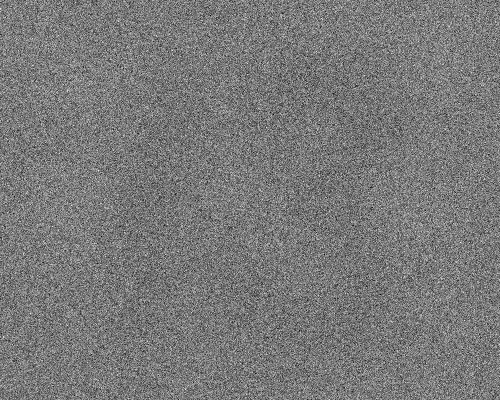
#> input picture quizzes/data/noisy_number.png, 500 x 400 px
$ jupyter execute --allow-errors quizzes.ipynb   (older library calls are emulated)
#> lines starting #> are read from the running program, lines starting #| are printed output that depends on the picture; long printed decimals are rounded
# 02506 Quizzes 2022

[cell 1]
#! pip install --upgrade numpy
import numpy as np
import matplotlib.pyplot as plt

from skimage.io import imread, imshow

import maxflow.fastmin

from skimage.draw import polygon2mask
from skimage.feature import peak_local_max
import cv2
from shapely.geometry import Polygon
import scipy
from skimage import color

import slgbuilder

import torch

## Week 1

### 1. Which number appears when you convolve the image noisy_number.png with an appropriately large Gaussian kernel?

[cell 2]
img = imread('./data/noisy_number.png')
#> img is the input picture: shape (400, 500); min 0, max 255, mean 121.2

sigma = 15;
convolved = scipy.ndimage.gaussian_filter(img, sigma, mode='nearest')


fig, ax = plt.subplots(1,2,figsize=(8,4))
ax[0].imshow(img)
ax[1].imshow(convolved)

So the result is 13.

### 2. What is the boundary length computed from the image fuel_cell_1.tif?

[cell 3]
def boundary_length(img):
    hor = img[1:,:]!=img[:-1,:]
    ver = img[:,1:]!=img[:,:-1]
    return hor.sum() + ver.sum()

img = imread('./data/fuel_cell_1.tif')
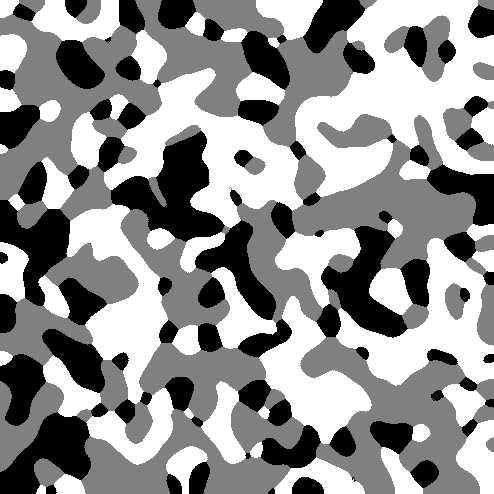
#> input picture quizzes/data/fuel_cell_1.tif, 494 x 494 px
#> img is the input picture: shape (494, 494); min 0, max 255, mean 144.8

print(f"The boundary length is {boundary_length(img)}")
#> in boundary_length, `hor = img[1:,:]!=img[:-1,:]`:
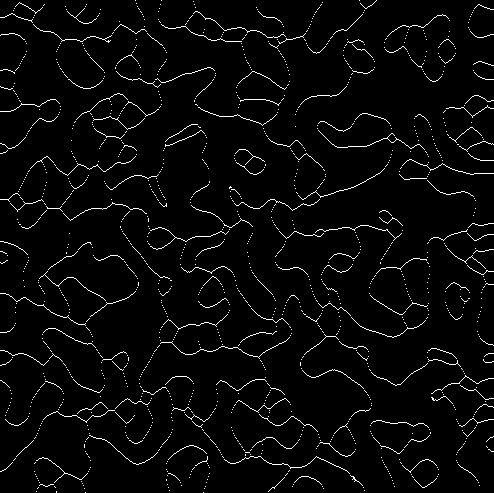
#> hor: shape (493, 494) bool; 3.3% white in thin lines or dots
#> in boundary_length, `ver = img[:,1:]!=img[:,:-1]`: ver: shape (494, 493) bool; 3.4% white in thin lines or dots
#| The boundary length is 16328

### 3. What is the length of the curve computed by smoothing dino_noisy.txt curve using Equation 1.10 and the parameter lambda=0.25?

#> (a cell that did not finish here is left out)

### Reference Solution

[cell 5]
#!/usr/bin/env python3
# -*- coding: utf-8 -*-
"""
Created on Tue Feb  9 23:07:36 2021

@author: vand
"""

import numpy as np
import scipy
import skimage.io
import matplotlib.pyplot as plt

#%% QUESTION 1
I_noisy = skimage.io.imread('./data/noisy_number.png').astype(np.float)
#> I_noisy: shape (400, 500) float64; min 0, max 255, mean 121.2
sigma = 15;
I_smoothed = scipy.ndimage.gaussian_filter(I_noisy, sigma, mode='nearest')

fig, ax = plt.subplots(1,2)
ax[0].imshow(I_noisy)
ax[0].set_title('Noisy image')
ax[1].imshow(I_smoothed)
ax[1].set_title(f'Smoothed with sigma={sigma}')

#%% QUESTION 2
def boundary_length(S):
    L = np.sum(S[1:,:]!=S[:-1,:])+np.sum(S[:,1:]!=S[:,:-1])
    return L


I = skimage.io.imread('./data/fuel_cell_1.tif')
L = boundary_length(I)
#> in boundary_length, `L = np.sum(S[1:,:]!=S[:-1,:])+np.sum(S[:,1:]!=S[:,:-1])`: L = 16328
#> L = 16328
print(f"The boundary length is {L}")
#| The boundary length is 16328

#%% QUESTION 3
#> (the rest of this cell did not finish here and is left out)

## Week 2 - Scale Space

### 1. What is the mean radius (in pixels) of the blobs from the image test_blob_varying.png?

[cell 6]
def getGaussDerivative(t):
    kSize = 5
    s = np.sqrt(t)
    x = np.arange(int(-np.ceil(s*kSize)), int(np.ceil(s*kSize))+1)
    x = np.reshape(x,(-1,1))
    g = np.exp(-x**2/(2*t))
    g = g/np.sum(g)
    dg = -x/t*g
    ddg = -g/t - x/t*dg
    dddg = -2*dg/t - x/t*ddg
    return g, dg, ddg, dddg


img = imread('./data/test_blob_varying.png').astype(np.float32)
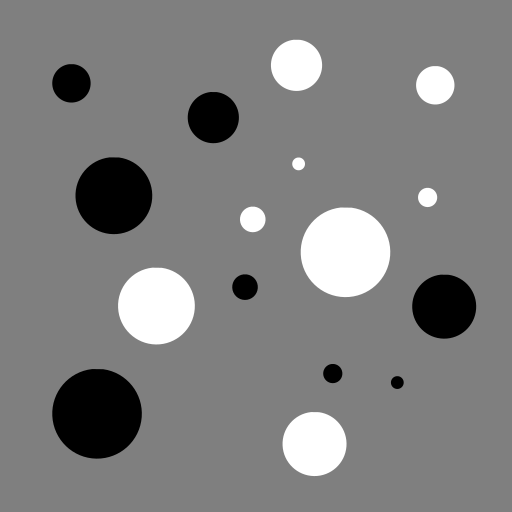
#> input picture quizzes/data/test_blob_varying.png, 512 x 512 px
#> img: shape (512, 512) float32; min 0, max 255, mean 127.1

t = 4
g, dg, ddg, dddg = getGaussDerivative(t)

r,c = img.shape
#> r = 512; c = 512
n = 300
L_blob_vol = np.zeros((r,c,n)).astype(np.float32)
tStep = np.zeros(n)

Lg = img
for i in range(0,n):
    tStep[i] = t*i
    L_blob_vol[:,:,i] = tStep[i]*(cv2.filter2D(cv2.filter2D(Lg, -1, g), -1, ddg.T) +
        cv2.filter2D(cv2.filter2D(Lg, -1, ddg), -1, g.T))
    Lg = cv2.filter2D(cv2.filter2D(Lg, -1, g), -1, g.T)
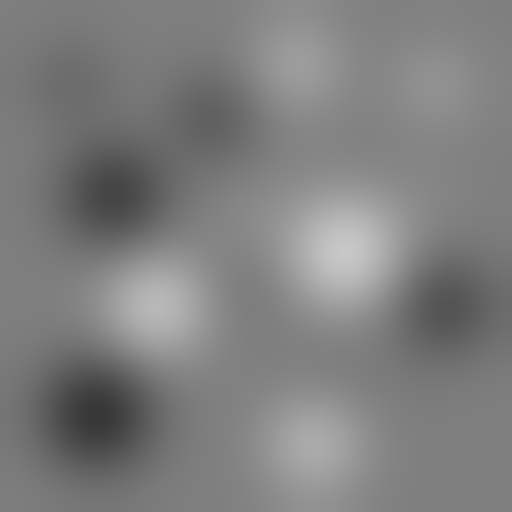
#> Lg: shape (512, 512) float32; min 55.41, max 199.3, mean 127.1
#> after the loop, tStep = 300 values from 0 to 1196


#%% find maxima in scale-space
thres = 40.0
coord_pos = peak_local_max(L_blob_vol, threshold_abs = thres)
#> coord_pos = [[412, 97, 268], [196, 114, 191], [306, 443, 135], [117, 213, 82], [83, 71, 46], [287, 245, 20], [373, 332, 12], [382, 397, 5]]
coord_neg = peak_local_max(-L_blob_vol, threshold_abs = thres)
#> coord_neg = [[306, 155, 216], [306, 155, 218], [306, 155, 214], [253, 347, 267], [253, 347, 265], [253, 347, 263], [443, 314, 131], [65, 296, 82], [85, 435, 46], [219, 252, 20], [197, 427, 12], [163, 298, 5]]
coord = np.r_[coord_pos,coord_neg]
#> coord = 20 rows, first 8: [412, 97, 268], [196, 114, 191], [306, 443, 135], [117, 213, 82], [83, 71, 46], [287, 245, 20], [373, 332, 12], [382, 397, 5]

#%%
scale = tStep[coord[:,2]]
#> scale = 20 values, max 1072 at index 0, min 20 at index 7, mean 499.6
mean_radius = np.mean(np.sqrt(2*scale))
#> mean_radius = 28.03
print(f'Mean radius {mean_radius:0.2f} pixels')
#| Mean radius 28.03 pixels

theta = np.arange(0, 2*np.pi, step=np.pi/100)
theta = np.append(theta, 0)
circ = np.array((np.cos(theta),np.sin(theta)))
n = coord.shape[0]
#> n = 20
m = circ.shape[1]
circ_y = np.sqrt(2*scale)*np.reshape(circ[0,:],(1,-1)).T*np.ones((1,n)) + np.ones((m,1))*np.reshape(coord[:,0],(-1,1)).T
circ_x = np.sqrt(2*scale)*np.reshape(circ[1,:],(1,-1)).T*np.ones((1,n)) + np.ones((m,1))*np.reshape(coord[:,1],(-1,1)).T


fig, ax = plt.subplots(1,1,figsize=(8,8),sharex=True,sharey=True)
ax.imshow(img, cmap='gray')
ax.plot(coord[:,1], coord[:,0], '.r')
ax.set_title(f'Mean radius {mean_radius:0.2f} pixels')
plt.plot(circ_x, circ_y, 'r')

### 2. What is the number of fibers detected by the blob detector in the image CT_lab_high_res.png?

[cell 7]
def getGaussDerivative(t):
    kSize = 5
    s = np.sqrt(t)
    x = np.arange(int(-np.ceil(s*kSize)), int(np.ceil(s*kSize))+1)
    x = np.reshape(x,(-1,1))
    g = np.exp(-x**2/(2*t))
    g = g/np.sum(g)
    dg = -x/t*g
    ddg = -g/t - x/t*dg
    dddg = -2*dg/t - x/t*ddg
    return g, dg, ddg, dddg

img = imread('./data/CT_lab_high_res.png').astype(np.float32)
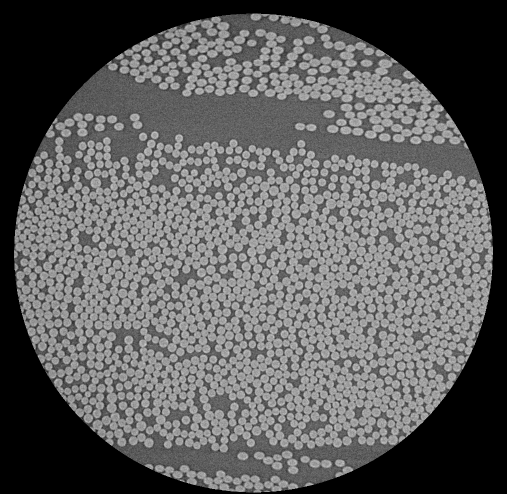
#> input picture quizzes/data/CT_lab_high_res.png, 1013 x 988 px (shown at 1/2 size)
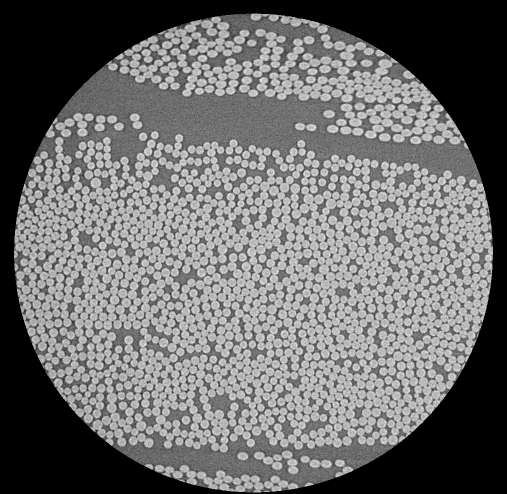
#> img: shape (988, 1013) float32 (shown at 1/2 size); min 0, max 56436, mean 24016.1; drawn with min black and max white

# diameter interval and steps
d = np.arange(10, 24.5, step = 0.4)
tStep = np.sqrt(0.5)*((d/2)**2) # convert to scale

#%% Compute scale space

r,c = img.shape
#> r = 988; c = 1013
n = d.shape[0]
L_blob_vol = np.zeros((r,c,n))

for i in range(0,n):
    g, dg, ddg, dddg = getGaussDerivative(tStep[i])
    L_blob_vol[:,:,i] = tStep[i]*(cv2.filter2D(cv2.filter2D(img,-1,g),-1,ddg.T) +
                                  cv2.filter2D(cv2.filter2D(img,-1,ddg),-1,g.T))


#%% Find maxima in scale space

thres = 30
coord = peak_local_max(-L_blob_vol, threshold_abs = thres)
#> coord = 1603 rows, first 8: [33, 511, 12], [106, 760, 6], [267, 99, 9], [148, 815, 11], [216, 881, 4], [35, 547, 9], [216, 880, 7], [972, 588, 4]

print("There are {np.size(coord[:,0])} fibres")

fig, ax = plt.subplots(1,2,figsize=(8,4),sharex=True,sharey=True)
ax[0].imshow(img)
ax[1].scatter(np.flip(coord[:,1]),np.flip(coord[:,0]))

### 3. What is the mean radius (in pixels) of the blobs from the image CT_lab_high_res.png?

[cell 8]
img = imread('./data/CT_lab_high_res.png')
#> img is the input picture: shape (988, 1013) uint16; min 0, max 56436, mean 24016.1

## Week 3 - Feature Based Registration
### 1. Feature Size
You have an image of the size $256 \times 408$ pixels and you want to compute dense
features consisting of pixel intensities collected from $9 \times 9$ patches centered
around each pixel, where such patch is valid. You want to store the extracted
features in a 3D array. What is the total number of elements (a product height times
width times depth) of the array you would choose to store the features?

[cell 9]
s1 = 9
s2 = 9
h = 256
w = 408
res = (h-(s1-1))*(w-(s2-1))*s1*s2
print(f"The result is {res}")

### 2. Cluster Probability
You are approaching a 3-label segmentation as explained in the exercise 3.2. You
choose to cluster the features extracted from the training image in 1000 clusters.
It turns out, that cluster number 5 contains 120 image features. In the training
image, the features from cluster 5 are represented with 90, 20, and 10 features in
labels 1, 2, and, 3, respectively. What is $p_5(1) + p_5(2)$?

[cell 10]
n = 120
p1 = 90/n
p2 = 20/n
p3 = 10/n
print(f"p1+p2={p1+p2}")

### 3. Dominant Semgentation
You are segmenting an image into labels 1, 2, and 3. You represent the probability
image using an $r \times 3$ array. The first three rows, five columns and two
layers of the probability image are shown below. Which label is dominant in the
segmentation of this $3 \times 5$ window?

[cell 11]
l1 = np.array([0.11, 0.16, 0.21, 0.26, 0.31, 0.09, 0.14, 0.19, 0.24, 0.29, 0.07, 0.12, 0.17, 0.22, 0.27])
l2 = np.array([0.67, 0.55, 0.43, 0.31, 0.19, 0.59, 0.47, 0.35, 0.23, 0.11, 0.51, 0.39, 0.27, 0.15, 0.03])
l3 = 1.0-(l1+l2)
img = np.array([l1,l2,l3])
labels = np.argmax(img,0)+1 # plus one due to one index of labels
print(labels)
for i in np.unique(labels):
    print(f"p(x={i})={sum(labels == i)/np.size(labels)}")

## Week 4 - Feature-based Registration

### 1. What is the length of the translation vector (in pixels) between original (not rotated) points? That is, what is the distance between $\mu_q$ and $\mu_p$?

[cell 12]
img2 = imread('./data/quiz_image_2.png')
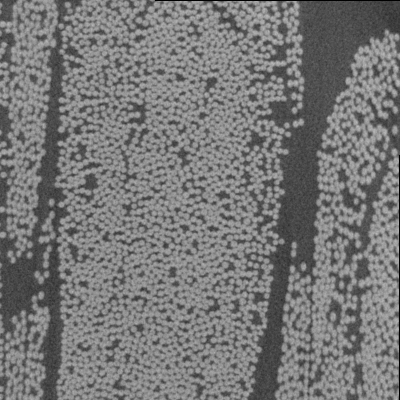
#> input picture quizzes/data/quiz_image_2.png, 400 x 400 px
#> img2 is the input picture: shape (400, 400); min 0, max 188, mean 119.3
img1 = imread('./data/quiz_image_1.png')
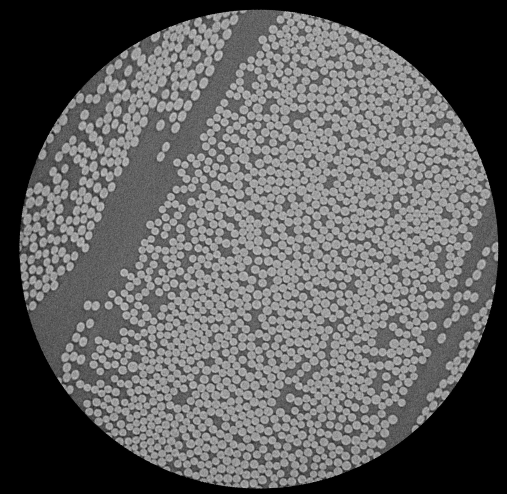
#> input picture quizzes/data/quiz_image_1.png, 1013 x 988 px (shown at 1/2 size)
#> img1 is the input picture: shape (988, 1013); min 0, max 220, mean 93.5

# Initiate SIFT detector
sift = cv2.SIFT_create()
# find the keypoints and descriptors with SIFT
kp1, des1 = sift.detectAndCompute(img1,None)
#> kp1 = 19558 keypoints; strongest (x, y, size): (738, 266, 2.6), (485, 23, 5), (278, 822, 3.2), (85, 309, 11.3)
kp2, des2 = sift.detectAndCompute(img2,None)
#> kp2 = 6333 keypoints; strongest (x, y, size): (303, 267, 4.2), (292, 269, 3.9), (165, 245, 3.8), (175, 143, 4.1)
# BFMatcher with default params
bf = cv2.BFMatcher()
matches = bf.knnMatch(des1,des2,k=2)
#> matches = 19558 matches
# Apply ratio test
good = []
for m,n in matches:
    if m.distance/(n.distance+1e-10) < 0.60:
        good.append([m])
#> after the loop, good = 653 matches
# cv.drawMatchesKnn expects list of lists as matches.
img3 = cv2.drawMatchesKnn(img1,kp1,img2,kp2,good,None,flags=cv2.DrawMatchesFlags_NOT_DRAW_SINGLE_POINTS)
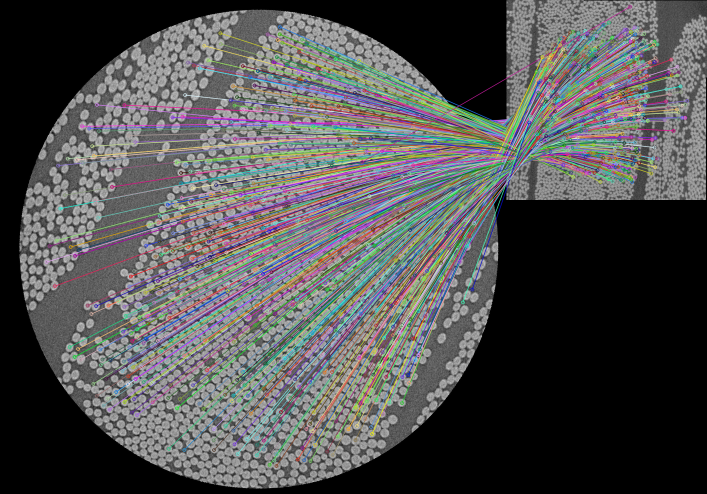
#> img3: shape (988, 1413, 3) (shown at 1/2 size); mean of channels 0, 1, 2 80.7, 80.6, 81.1; drawn as R, G, B
plt.imshow(img3),plt.show()

[cell 13]
def get_transformation(p,q):
    m_p = np.mean(p,axis=1,keepdims=True)
    m_q = np.mean(q,axis=1,keepdims=True)
    s = np.linalg.norm(q-m_q)/np.linalg.norm(p-m_p)

    C = (q-m_q)@(p-m_p).T
    U,S,V = np.linalg.svd(C)

    R_ = U@V
    R = R_@np.array([[1,0],[0,np.linalg.det(R_)]])

    t = m_q - s*R@m_p
    return R,t,s


def get_robust_transformation(p,q,thres = 3):

    R,t,s = get_transformation(p,q)

    q_1 = s*R@p + t
    d = np.linalg.norm(q - q_1, axis=0)
    idx = np.where(d<thres)[0]

    R,t,s = get_transformation(p[:,idx],q[:,idx])

    return R,t,s,idx


Px = []
Py = []
Qx = []
Qy = []
for m,n in matches:
    if m.distance/(n.distance+1e-10) < 0.6:
        Px.append(kp1[m.queryIdx].pt[0])
        Py.append(kp1[m.queryIdx].pt[1])
        Qx.append(kp2[m.trainIdx].pt[0])
        Qy.append(kp2[m.trainIdx].pt[1])
#> after the loop, Px = 653 values from 92.76 to 947.9; Py = 653 values, max 931.5 at index 336, min 53.4 at index 341, mean 519; Qx = 653 values, max 360.9 at index 5, min 31.33 at index 32, mean 189.9; Qy = 653 values, max 363.4 at index 504, min 13.05 at index 511, mean 202.2

P = np.vstack((np.array(Px),np.array(Py)))
Q = np.vstack((np.array(Qx),np.array(Qy)))

R,t,s,idx = get_robust_transformation(P,Q)
#> in get_transformation, `m_p = np.mean(p,axis=1,keepdims=True)`: m_p = [540.4, 519]
#> in get_transformation, `m_q = np.mean(q,axis=1,keepdims=True)`: m_q = [189.9, 202.2]
#> in get_transformation, `s = np.linalg.norm(q-m_q)/np.linalg.norm(p-m_p)`: s = 0.369
#> in get_transformation, `C = (q-m_q)@(p-m_p).T`: C = [[-8594528.8, -3771469.1], [4787779.6, -11677374.7]]
#> in get_transformation, `U,S,V = np.linalg.svd(C)`: U = [[0.0405, 0.999], [0.999, -0.0405]]; S = [12625419.2, 9379371.4]; V = [[0.351, -0.936], [-0.936, -0.351]]
#> in get_transformation, `R_ = U@V`: R_ = [[-0.921, -0.389], [0.389, -0.921]]
#> in get_transformation, `t = m_q - s*R@m_p`: t = [448.3, 301.1]
#> in get_robust_transformation, `R,t,s = get_transformation(p,q)`: R = [[-0.921, -0.389], [0.389, -0.921]]; t = [448.3, 301.1]; s = 0.369
#> in get_robust_transformation, `d = np.linalg.norm(q - q_1, axis=0)`: d = 653 values, max 323.3 at index 32, min 0.0423 at index 246, mean 1.91
#> in get_robust_transformation, `idx = np.where(d<thres)[0]`: idx = 600 values from 24 to 652
#> in get_robust_transformation, `R,t,s = get_transformation(p[:,idx],q[:,idx])`: R = [[-0.921, -0.391], [0.391, -0.921]]; t = [448.2, 300.8]; s = 0.368
#> R = [[-0.921, -0.391], [0.391, -0.921]]; t = [448.2, 300.8]; s = 0.368; idx = 600 values from 24 to 652
print(f"The nrom of the translation vector is {np.linalg.norm(t)}")
#| The nrom of the translation vector is 539.819

### 2. What is the magnification scale (i.e. the larger of the numbers s and 1/s)?

[cell 14]
print(f"s={s} and 1/s={1/s}")
#| s=0.3684 and 1/s=2.715

### 3. What is the absolute angle of the rotation in degrees?

[cell 15]
print(f"R={R}")
#| R=[[-0.9206 -0.3906]
#|  [ 0.3906 -0.9206]]
print(f"theta = {np.arctan2(R[1,0],R[1,1])}")
#| theta = 2.740

## Week 5 - Markov Random Fields

### 1. What is the prior energy of the maximum likelihood solution?

[cell 16]
def segmentation_energy(S, I, mu, beta):
    if (np.size(mu) == 3):
        # likelihood energy
        likelihood = int(((mu[S]-I)**2).sum())
        # prior energy
        prior = beta * ((S[1:,:]!=S[:-1,:]).sum() + (S[:,1:]!=S[:,:-1]).sum())
    else :
        # likelihood energy
        likelihood = ((mu[S]-I)**2).sum()
        # prior energy
        V2x = S[1:,:]!=S[:-1,:]
        V2y = S[:,1:]!=S[:,:-1]
        prior = beta * (V2x.sum() + V2y.sum())
    print(f'Likelihood: {int(likelihood)}\nprior: {prior}\nposterior: {int(likelihood+prior)}')
    return(likelihood,prior)

img = np.array([[1, 2, 6, 4, 10, 8],[4, 1, 3, 5, 9, 6],[5, 2, 3, 5, 4, 7]])

# Centers
mu = np.array([2, 5, 10])

# Smoothness
beta = 10

U = np.stack([img-mu[0], img-mu[1], img-mu[2]], axis=2)**2

#%% C computing MAP using graph cuts
S = np.argmin(U, axis=2)

#> (the rest of this cell did not finish here and is left out)

### 2. What is the likelihood energy of the configuration where the leftmost two columns are labeled as belonging to the segment 1, middle two columns are labeled as belonging to the segment 2, and rightmost two colums are labeled as belonging to the segment 3?

[cell 17]
img = np.array([[1, 2, 6, 4, 10, 8],[4, 1, 3, 5, 9, 6],[5, 2, 3, 5, 4, 7]])

# Centers
mu = np.array([2, 5, 10])

# Smoothness
beta = 10

seg = np.array([[0, 0, 1, 1, 2, 2],[0, 0, 1, 1, 2, 2],[0, 0, 1, 1, 2, 2]]).astype(np.int)

imshow(seg)
segmentation_energy(seg, img, mu, beta)

### 3. What is the posterior energy of the maximum a posteriory solution? (Write the smallest energy, which you could find.)

[cell 18]
def segmentation_energy(S, I, mu, beta):
    if (np.size(mu) == 3):
        # likelihood energy
        likelihood = int(((mu[S]-I)**2).sum())
        # prior energy
        prior = beta * ((S[1:,:]!=S[:-1,:]).sum() + (S[:,1:]!=S[:,:-1]).sum())
    else :
        # likelihood energy
        likelihood = ((mu[S]-I)**2).sum()
        # prior energy
        V2x = S[1:,:]!=S[:-1,:]
        V2y = S[:,1:]!=S[:,:-1]
        prior = beta * (V2x.sum() + V2y.sum())
    print(f'Likelihood: {int(likelihood)}\nprior: {prior}\nposterior: {int(likelihood+prior)}')
    return(likelihood,prior)

img = np.array([[1, 2, 6, 4, 10, 8],[4, 1, 3, 5, 9, 6],[5, 2, 3, 5, 4, 7]])

# Centers
mu = np.array([2, 5, 10])

# Smoothness
beta = 10

U = np.stack([img-mu[0], img-mu[1], img-mu[2]], axis=2)**2

#%% C computing MAP using graph cuts
S_GC = S.copy()
#> (the rest of this cell did not finish here and is left out)

## Week 6 - Deformable Models

### 1. Consider modifying Equation (6.3) from the lecture notes by removing internal forces and making all scalar components of external forces equal to 1, such that you are left with

$$
C^t = C^{t-1}+N^{t-1}
$$

Assume you initialize a circular snake with a radius of 40 pixels and iteratively
evolve the snake 10 times. What is the area of $\Omega_{in}$ (measured in square pixels)?

[cell 19]
a = (40+10*1)**2*np.pi
print(f'The area of evolved circular snake is {a}')

### 2. Consider the image plusplus.png with data type transformed to double precision by dividing all pixel intensities with 255. Initialize a circular snake with a radius of 180 pixels in the centre of the image. What is the value of $m_{in}$?

[cell 20]
import skimage.io
import skimage.draw

def make_circular_snake(N, center, radius):
    """ Initialize circular snake as a 2-by-N array."""
    angles = np.arange(N) * 2 * np.pi / N
    return center.reshape([2, 1]) + radius*np.array([np.cos(angles), np.sin(angles)])

filename = './data/plusplus.png'
#> (the rest of this cell did not finish here and is left out)

### 3. For the same image and the same curve, what is the value of $E_{ext}$ according to the first equation in the Section 6.1 of the course note?

#> (a cell that did not finish here is left out)

## Week 7 - Layered Surfaces

### 1. What is the cost of the line given by $f(x) = 3$?

[cell 22]
img = np.array([[7,1,2,2,4,1],
     [6,6,5,4,5,1],
     [5,2,6,4,4,2],
     [1,5,7,2,2,6],
     [2,4,3,6,7,7]]).astype(np.int32)
#> img = [[7, 1, 2, 2, 4, 1], [6, 6, 5, 4, 5, 1], [5, 2, 6, 4, 4, 2], [1, 5, 7, 2, 2, 6], [2, 4, 3, 6, 7, 7]]

# PART A AND B
r = img.sum(axis=1)
#> r = [17, 27, 23, 23, 29]

a = r[2]
#> a = 23
b = r.min()
#> b = 17

fig, ax = plt.subplots()
ax.imshow(img)
for i in range(len(r)):
    ax.text(6, i, r[i])
#> this loop made 5 passes
plt.show()
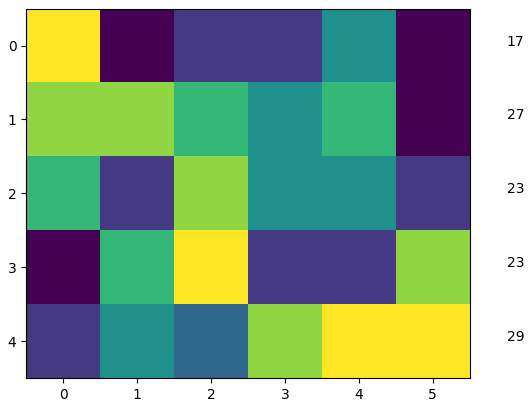
#> figure drawn by matplotlib, 1 panel

print(f"Line f(x)=3 is indexed by 2 and it's cost is {a}.")
#| Line f(x)=3 is indexed by 2 and it's cost is 23.

### 2. What is the cost of the min-cost solution constrained by $\Delta x = 0$?

[cell 23]
print(f'Cost of the cheapest horisontal line is {b}.')
#| Cost of the cheapest horisontal line is 17.
